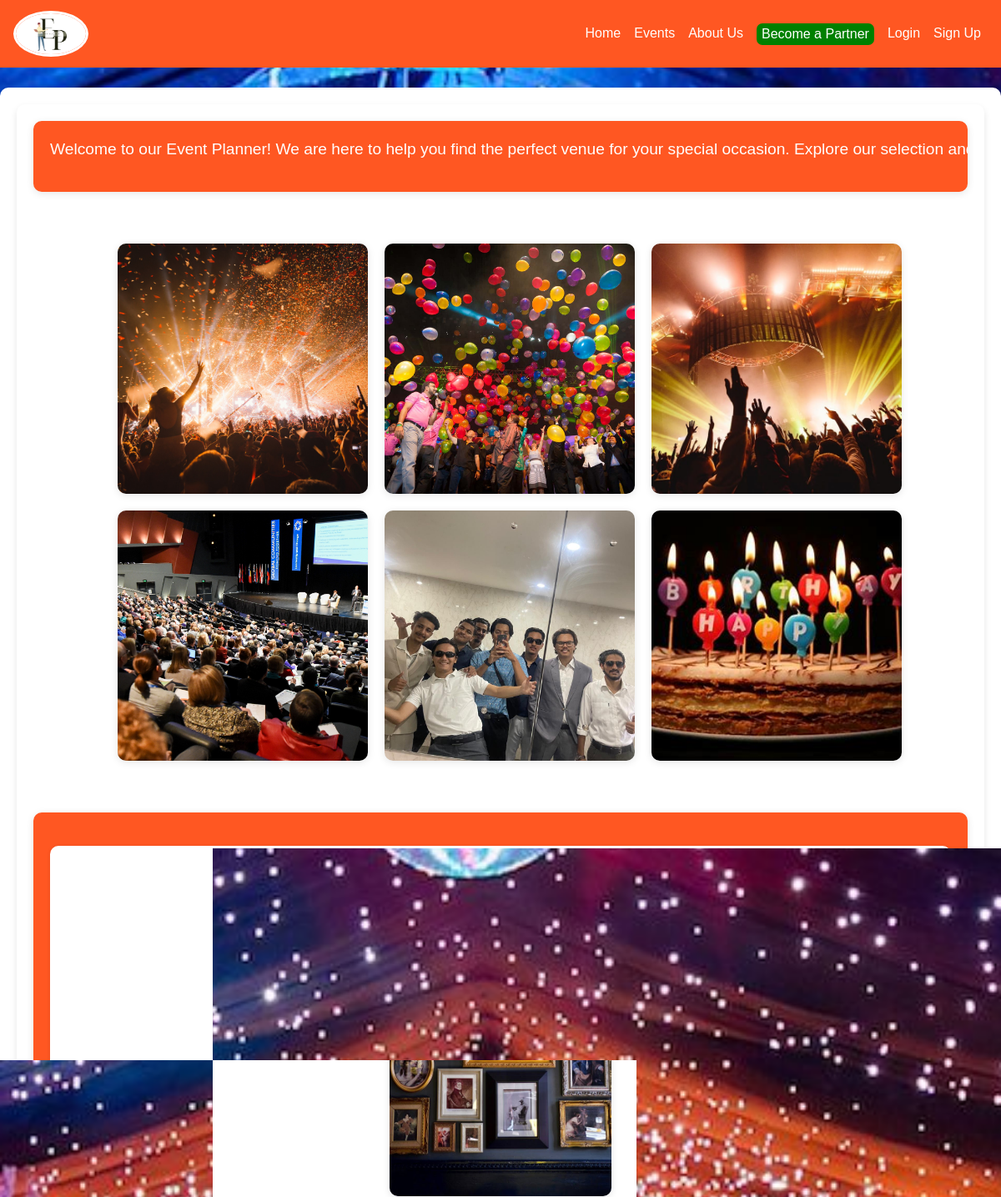
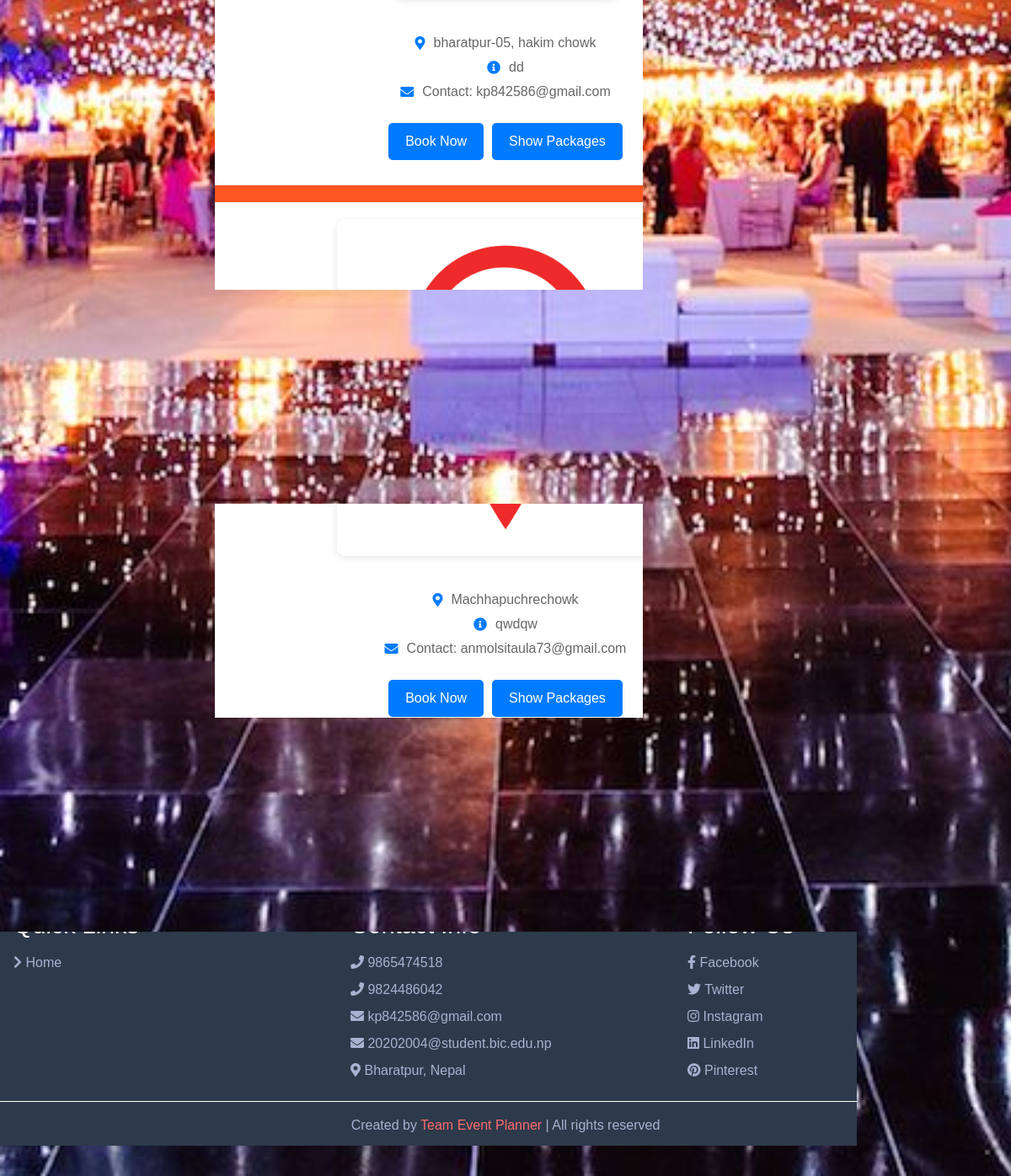
Screenshot of /accounts/ with the database file from the repository (2 pictures, top to bottom).
### owner/models.py (models this page shows, shortened)
class Venue(models.Model):
    id = models.AutoField(primary_key=True)
    driver_name = models.CharField(max_length=100)  # Changed name to driver_name
    address = models.CharField(max_length=255)
    description = models.TextField()
    contact_email = models.EmailField(unique=True)
    zip_code = models.CharField(max_length=10, default=44207)  # New field for zip code
    seats = models.PositiveIntegerField(default=0)  # Changed total_slots to seats
    occupancy = models.PositiveIntegerField(default=0)
    contact_num = models.PositiveIntegerField(default=0)
    image = models.ImageField(upload_to='venue_images/', null=True, blank=True)
    seats_available = models.PositiveIntegerField(editable=False)  # Changed available_slots to seats_available

### accounts/views.py (the view)
# urls.py: path('', home_view, name='home'),
def home_view(request):
    username = request.session.get('username', None)
    venues = Venue.objects.all()
    return render(request, 'accounts/home.html', {'username': username, 'venues': venues})

### accounts/templates/accounts/home.html (shortened to what this page needs)
{% extends 'accounts/base.html' %}
{% load static %}
{% block content %}
<!DOCTYPE html>
<html lang="en">
<head>
    <link rel="stylesheet" href="https://cdnjs.cloudflare.com/ajax/libs/font-awesome/5.15.4/css/all.min.css">
</head>
<body>
    <div class="container">
        <section class="welcome-container">
            <p class="welcome-text">Welcome to our Event Planner! We are here to help you find the perfect venue for your special occasion. Explore our selection and book your venue today!</p>
        </section>
        <section class="image-grid">
            <img src="{% static 'images/cover/aa.jpg' %}" alt="Image 1">
            <img src="{% static 'images/cover/bb.jpeg' %}" alt="Image 2">
            <img src="{% static 'images/cover/cc.jpg' %}" alt="Image 3">
            <img src="{% static 'images/cover/gg.jpeg' %}" alt="Image 4">
            <img src="{% static 'images/cover/ee.jpg' %}" alt="Image 5">
            <img src="{% static 'images/cover/oip.jpeg' %}" alt="Image 6">
        </section>
        <section class="venue-list" id="venue-list">
            {% for venue in venues %}
                <div class="venue">
                    {% if venue.image %}
                        <img src="{{ venue.image.url }}" alt="{{ venue.name }}">
                    {% else %}
                        <p>No image available</p>
                    {% endif %}
                    <div class="venue-details">
                        <p><i class="fas fa-map-marker-alt"></i>{{ venue.address }}</p>
                        <p><i class="fas fa-info-circle"></i>{{ venue.description }}</p>
                        <p><i class="fas fa-envelope"></i>Contact: {{ venue.contact_email }}</p>
                    </div>
                    <div class="button-container">
                        <button class="book-button" onclick="window.location.href='{% url 'book_venue' venue.id %}'">Book Now</button>
                        <button class="packages-button" onclick="window.location.href='{% url 'user_packages' venue.id %}'">Show Packages</button>
                    </div>
                </div>
            {% empty %}
                <p>No venues available.</p>
            {% endfor %}
        </section>
    </div>
  <br>
</body>
</html>
<br>
{% endblock %}

### accounts/templates/accounts/home.html (style rules this page uses)
body { font-family: 'Arial', sans-serif; background-color: #f0f2f5; margin: 0; padding: 0; }
.container { max-width: 1200px; margin: 0 auto; padding: 20px; background-color: #ffffff; border-radius: 10px; box-shadow: 0 4px 8px rgba(0, 0, 0, 0.1); }
.welcome-container { background-color: #ff5722; padding: 20px; box-shadow: 0 2px 10px rgba(0, 0, 0, 0.1); border-radius: 10px; color: #fff; text-align: center; font-size: 1.2em; overflow: hidden; margin-bottom: 30px; }
.welcome-text { display: inline-block; white-space: nowrap; animation: slide-in 10s infinite linear; }
.image-grid { display: grid; grid-template-columns: repeat(3, 300px); grid-template-rows: repeat(2, 300px); gap: 20px; width: fit-content; margin: 0 auto; margin-bottom: 30px; overflow: hidden; }
.image-grid img { width: 300px; height: 300px; object-fit: cover; border-radius: 10px; box-shadow: 0 2px 10px rgba(0, 0, 0, 0.1); transition: transform 0.3s ease, box-shadow 0.3s ease; }
.venue-list { background-color: #ff5722; padding: 20px; box-shadow: 0 2px 10px rgba(0, 0, 0, 0.1); border-radius: 10px; color: #fff; }
.venue { display: flex; flex-direction: column; align-items: center; padding: 20px; margin: 20px 0; background-color: #ffffff; border-radius: 10px; box-shadow: 0 1px 5px rgba(0, 0, 0, 0.1); transition: transform 0.3s ease, box-shadow 0.3s ease; }
.venue img { max-width: 100%; max-height: 400px; border-radius: 10px; box-shadow: 0 2px 10px rgba(0, 0, 0, 0.1); margin-bottom: 15px; }
.venue p { margin: 5px 0; color: #666; font-size: 1em; line-height: 1.5; text-align: center; }
.venue-details { width: 100%; text-align: left; margin-bottom: 10px; }
.venue-details p { display: flex; align-items: center; justify-content: center; margin: 5px 0; }
.venue-details p i { margin-right: 10px; color: #007bff; }
.button-container { display: flex; gap: 10px; }
.button-container button { background-color: #007bff; color: #fff; border: none; padding: 10px 20px; margin: 10px 0; border-radius: 5px; cursor: pointer; transition: background-color 0.3s ease, transform 0.3s ease; }

### rows the page displays
Venue: image (picture), address "bharatpur-05, hakim chowk", description "dd", contact_email "kp842586@gmail.com"
Venue: image (picture), address "Machhapuchrechowk", description "qwdqw", contact_email "anmolsitaula73@gmail.com"
